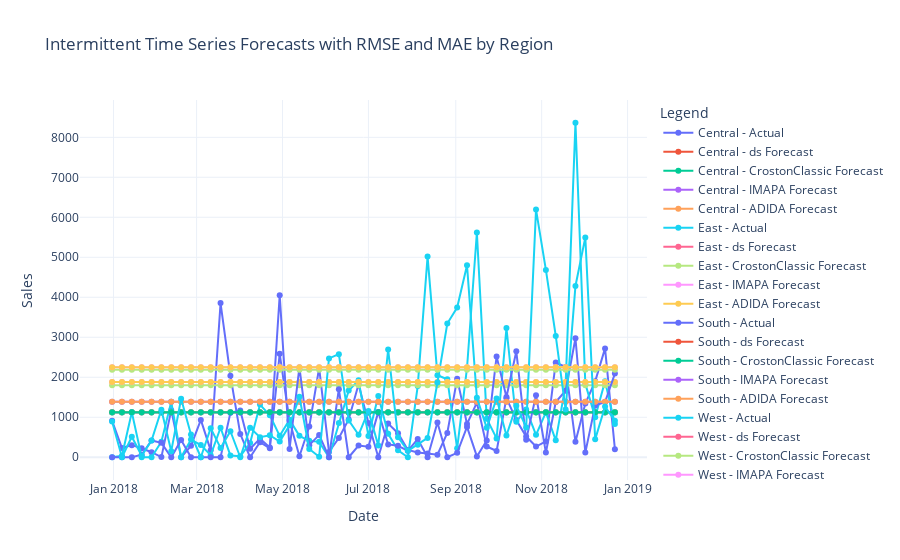

Notebook code cell kept with this figure:
### Markdown cell above
# Intermittent time series model (baseline)

### Code cell
# Define intermittent models
models = [
    ('CrostonClassic', CrostonClassic()),
    ('IMAPA', IMAPA()),
    ('ADIDA', ADIDA())  # Customize alpha values if needed
]

# Initialize StatsForecast for training
sf = StatsForecast(
    models=[model[1] for model in models],  # Access the model object from the tuple
    freq='W',
    n_jobs=-1,
)

# Forecast the next periods matching the test set length
horizon = len(test_data['ds'].unique())
forecasts = sf.forecast(df=test_data, h=horizon)

# Merge test data and forecasts for comparison
test_forecast = test_data[['ds', 'unique_id', 'y']].copy()
for model_name in forecasts.columns[1:]:
    test_forecast[model_name] = forecasts[model_name].values

# Calculate RMSE and MAE per region for each model
performance = {}
for region in test_forecast['unique_id'].unique():
    region_data = test_forecast[test_forecast['unique_id'] == region]
    performance[region] = {}
    for model_name in forecasts.columns[1:]:
        rmse = mean_squared_error(region_data['y'], region_data[model_name])
        mae = mean_absolute_error(region_data['y'], region_data[model_name])
        performance[region][model_name] = {'RMSE': rmse, 'MAE': mae}

# Convert the performance dictionary to a DataFrame
performance_df = pd.DataFrame.from_dict({(i,j): performance[i][j] 
                           for i in performance.keys() 
                           for j in performance[i].keys()},
                       orient='index').reset_index()
performance_df.columns = ['Region', 'Model', 'RMSE', 'MAE']

# Display the performance DataFrame
print(performance_df)

# Visualize the results
fig = go.Figure()

# Plot actual sales from test data and annotate RMSE
for region in test_forecast['unique_id'].unique():
    region_data = test_forecast[test_forecast['unique_id'] == region]
    fig.add_trace(go.Scatter(
        x=region_data['ds'],
        y=region_data['y'],
        mode='lines+markers',
        name=f'{region} - Actual'
    ))

    # Plot forecasts for each model
    for model_name in forecasts.columns[1:]:
        model_data = region_data[model_name]
        fig.add_trace(go.Scatter(
            x=region_data['ds'],
            y=model_data,
            mode='lines+markers',
            name=f'{region} - {model_name} Forecast'
        ))

# Update layout
fig.update_layout(
    title='Intermittent Time Series Forecasts with RMSE and MAE by Region',
    xaxis_title='Date',
    yaxis_title='Sales',
    template='plotly_white',
    legend_title='Legend'
)

fig.show()
